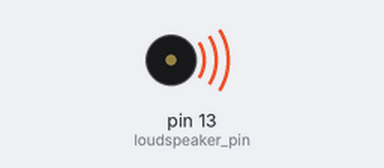
This sketch was run on a simulated Arduino Uno, built with avr-gcc and run on an emulated ATmega328P. Shown: buzzer (waves = sounding).

Above: at 0.1 s.
Timing chart, 0 to 40.0 s (numbered marks = the images above):
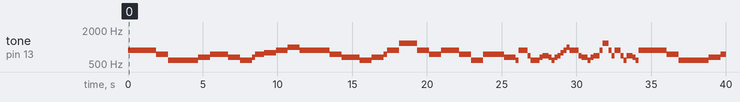

Measured:
- by itself, tone on pin 13 (loudspeaker_pin): plays 880 Hz for 1.9 s, 740 Hz for 0.80 s, 587 Hz for 2.0 s, 659 Hz for 0.80 s, 740 Hz for 1.2 s, 659 Hz for 0.80 s … (61 notes in this stretch)

The sketch:

Arduino_music.ino
```cpp
// sample code

const int loudspeaker_pin = 13;
const int base_time = 16 * 50; // 16の倍数が都合がいい

void setup()
{
  pinMode( loudspeaker_pin, OUTPUT);
}

void loop()
{
  tone(loudspeaker_pin, 880);
  delay(base_time * 3 / 2 / 4);
  tone(loudspeaker_pin, 880);
  delay(base_time / 1);
  tone(loudspeaker_pin, 880);
  delay(base_time / 1);
  tone(loudspeaker_pin, 740);
  delay(base_time / 1);
  tone(loudspeaker_pin, 587);
  delay(base_time / 2);
  tone(loudspeaker_pin, 587);
  delay(base_time / 1);
  tone(loudspeaker_pin, 587);
  delay(base_time / 1);
  tone(loudspeaker_pin, 659);
  delay(base_time / 1);
  tone(loudspeaker_pin, 740);
  delay(base_time / 2);
  tone(loudspeaker_pin, 740);
  delay(base_time / 1);
  tone(loudspeaker_pin, 659);
  delay(base_time / 1);
  tone(loudspeaker_pin, 587);
  delay(base_time / 1);
  tone(loudspeaker_pin, 659);
  delay(base_time / 4);
  tone(loudspeaker_pin, 740);
  delay(base_time * 3 / 2 / 2);
  tone(loudspeaker_pin, 784);
  delay(base_time / 1);
  tone(loudspeaker_pin, 880);
  delay(base_time / 1);
  tone(loudspeaker_pin, 988);
  delay(base_time / 1);
  tone(loudspeaker_pin, 880);
  delay(base_time / 2);
  tone(loudspeaker_pin, 880);
  delay(base_time / 1);
  tone(loudspeaker_pin, 880);
  delay(base_time / 1);
  tone(loudspeaker_pin, 740);
  delay(base_time / 1);
  tone(loudspeaker_pin, 659);
  delay(base_time / 2);
  tone(loudspeaker_pin, 659);
  delay(base_time / 1);
  tone(loudspeaker_pin, 587);
  delay(base_time / 1);
  tone(loudspeaker_pin, 659);
  delay(base_time / 1);
  tone(loudspeaker_pin, 740);
  delay(base_time / 4);
  tone(loudspeaker_pin, 740);
  delay(base_time / 16);
  tone(loudspeaker_pin, 880);
  delay(base_time / 1);
  tone(loudspeaker_pin, 1175);
  delay(base_time / 1);
  tone(loudspeaker_pin, 1175);
  delay(base_time / 2);
  tone(loudspeaker_pin, 880);
  delay(base_time / 1);
  tone(loudspeaker_pin, 740);
  delay(base_time / 1);
  tone(loudspeaker_pin, 880);
  delay(base_time / 1);
  tone(loudspeaker_pin, 880);
  delay(base_time / 2);
  tone(loudspeaker_pin, 740);
  delay(base_time / 1);
  tone(loudspeaker_pin, 587);
  delay(base_time / 1);
  tone(loudspeaker_pin, 740);
  delay(base_time / 1);
  tone(loudspeaker_pin, 740);
  delay(base_time * 3 / 2 / 2);
  tone(loudspeaker_pin, 659);
  delay(base_time / 1);
  tone(loudspeaker_pin, 587);
  delay(base_time / 4);
  tone(loudspeaker_pin, 880);
  delay(base_time / 4);
  tone(loudspeaker_pin, 880);
  delay(base_time / 4);
  tone(loudspeaker_pin, 880);
  delay(base_time / 4);
  tone(loudspeaker_pin, 698);
  delay(base_time / 4);
  tone(loudspeaker_pin, 587);
  delay(base_time / 4);
  tone(loudspeaker_pin, 587);
  delay(base_time / 4);
  tone(loudspeaker_pin, 587);
  delay(base_time / 4);
  tone(loudspeaker_pin, 659);
  delay(base_time / 4);
  tone(loudspeaker_pin, 698);
  delay(base_time / 4);
  tone(loudspeaker_pin, 698);
  delay(base_time / 4);
  tone(loudspeaker_pin, 659);
  delay(base_time / 4);
  tone(loudspeaker_pin, 587);
  delay(base_time / 4);
  tone(loudspeaker_pin, 659);
  delay(base_time / 4);
  tone(loudspeaker_pin, 698);
  delay(base_time / 4);
  tone(loudspeaker_pin, 784);
  delay(base_time / 4);
  tone(loudspeaker_pin, 880);
  delay(base_time / 4);
  tone(loudspeaker_pin, 988);
  delay(base_time / 4);
  tone(loudspeaker_pin, 880);
  delay(base_time / 4);
  tone(loudspeaker_pin, 880);
  delay(base_time / 4);
  tone(loudspeaker_pin, 880);
  delay(base_time / 4);
  tone(loudspeaker_pin, 698);
  delay(base_time / 4);
  tone(loudspeaker_pin, 659);
  delay(base_time / 4);
  tone(loudspeaker_pin, 659);
  delay(base_time / 4);
  tone(loudspeaker_pin, 587);
  delay(base_time / 4);
  tone(loudspeaker_pin, 659);
  delay(base_time / 4);
  tone(loudspeaker_pin, 698);
  delay(base_time / 4);
  tone(loudspeaker_pin, 698);
  delay(base_time / 4);
  tone(loudspeaker_pin, 880);
  delay(base_time / 4);
  tone(loudspeaker_pin, 1175);
  delay(base_time / 4);
  tone(loudspeaker_pin, 1175);
  delay(base_time / 4);
  tone(loudspeaker_pin, 880);
  delay(base_time / 4);
  tone(loudspeaker_pin, 698);
  delay(base_time / 4);
  tone(loudspeaker_pin, 880);
  delay(base_time / 4);
  tone(loudspeaker_pin, 880);
  delay(base_time / 4);
  tone(loudspeaker_pin, 698);
  delay(base_time / 4);
  tone(loudspeaker_pin, 587);
  delay(base_time / 4);
  tone(loudspeaker_pin, 698);
  delay(base_time / 4);
  tone(loudspeaker_pin, 698);
  delay(base_time / 4);
  tone(loudspeaker_pin, 659);
  delay(base_time / 4);
  tone(loudspeaker_pin, 587);
  delay(base_time / 4);
}
```
